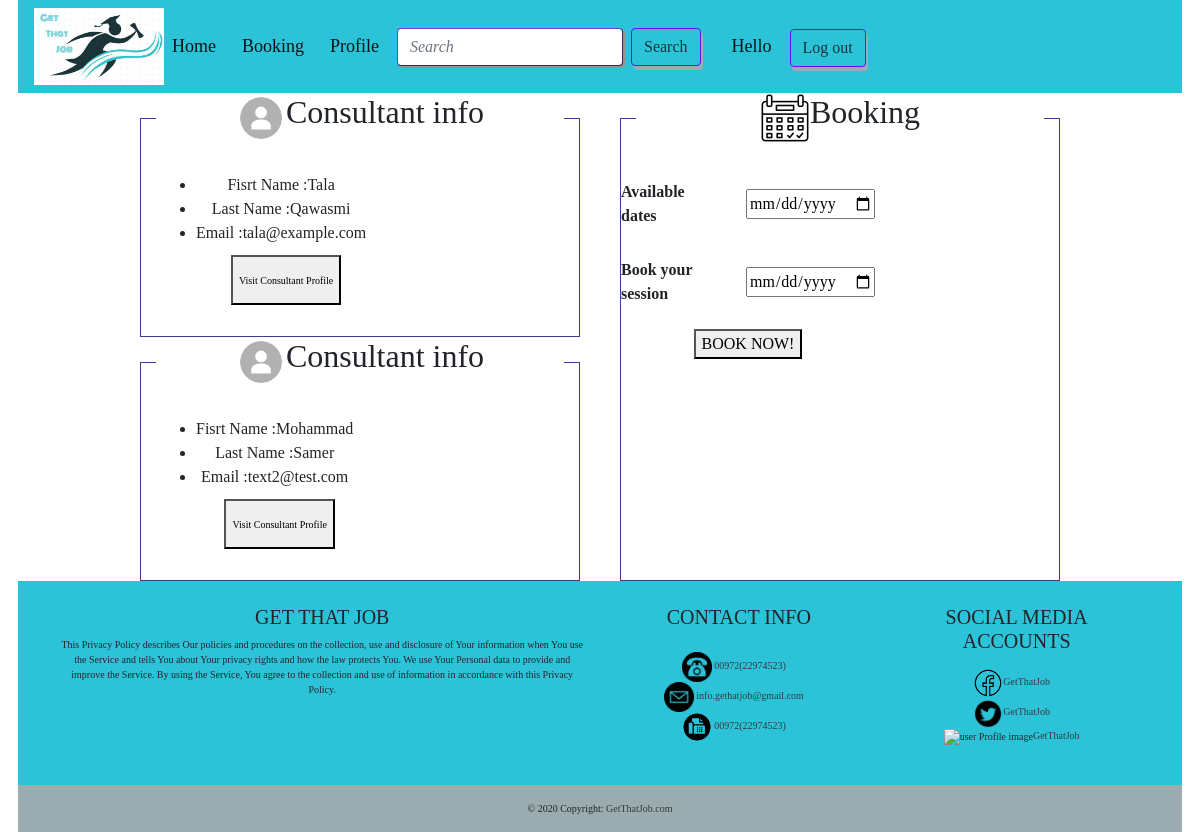
Screenshot of /booking (signed in) with the database file from the repository.
### get_that_job_app/models.py (models this page shows)
class User(models.Model):
    first_name=models.CharField(max_length=255)
    last_name=models.CharField(max_length=255)
    email=models.CharField(max_length=255)
    password=models.CharField(max_length=255)
    birthday=models.DateField(null = True)
    education=models.TextField(null=True)
    field_of_experience=models.TextField(null=True)
    image = models.ImageField(upload_to="images/",null=True)
    interests=models.TextField(null=True)
    about=models.TextField(null=True)
    role=models.ForeignKey(Role,related_name='role', on_delete=models.CASCADE,default=2) # foreignkey one to many  user with role
    created_at=models.DateTimeField(auto_now_add=True)
    updated_at=models.DateTimeField(auto_now=True)
    objects = UserManager()

### get_that_job_app/views.py (the view)
# urls.py: path('booking',views.booking),
def booking(request):
    context = models.all_users()
    return render(request,'Booking.html',context)

### get_that_job_app/models.py (called while the page is built)
def all_users():
    context = {
        "users": User.objects.filter(role = Role.objects.get(id=2)),
        "consultants": User.objects.filter(role = Role.objects.get(id=3)),
        "partners": Partner.objects.all(),
        "admins": User.objects.filter(role = Role.objects.get(id=1)),
        "all_users" : User.objects.all(),
    }
    return context

### get_that_job_app/templates/Booking.html (shortened to what this page needs)
<!DOCTYPE html>
<html lang="en">
<head>
    {% load static %}
    <link rel="stylesheet" href="https://stackpath.bootstrapcdn.com/bootstrap/4.3.1/css/bootstrap.min.css">
    <link rel="stylesheet" href="{% static 'css/style.css' %}">
</head>
<body>
    <div class="container">
        <nav class="navbar navbar-expand-lg navbar-light bg-light">
            <img src="{% static 'img/logo.jpg' %}" width="130px" />
            <div class="collapse navbar-collapse" id="navbarNav">
                <ul class="navbar-nav">
                    {% if  request.session.logged_user_info %}
                        <li class="nav-item active">
                            <a class="nav-link" href="/in">Home </a>
                        </li>
                        <li class="nav-item active">
                            <a class="nav-link" href="/booking">Booking</a>
                        </li>
                        <li class="nav-item active">
                            <a class="nav-link" href="/profile">Profile</a>
                        </li>
                        <li>
                            <form class="form-inline space">
                                <input name="product" id="product" class="form-control mr-sm-2" type="search" placeholder="Search" aria-label="Search">
                                <button class="btn btn-outline-success my-2 my-sm-0" type="submit">Search</button>
                            </form>
                        </li>
                    {% endif%}
                        {% if request.session.logged_user_info %}
                            <li class="nav-item active">
                                <a class="nav-link " href="/profile">Hello {{ request.session.logged_user_info.first_name }} {{request.session.logged_user_info.last_name}}</a>
                            </li>
                            <form class="form-inline" action="log_out"  method="POST">
                                <button class="btn btn-outline-success my-2 my-sm-0" type="submit">Log out</button>
                            </form>
                        {% endif%}
                </ul>
            </div>
        </nav>
        <main>
            <div class="consultant">
            {% for consultant in consultants %}
            <fieldset>
                <legend>
                    <img src="{% static 'img/profile-pic.png' %}" alt="user Profile image" height="50px" width="50px" /><h2>Consultant info</h2>
                </legend>
                <ul>
                    <li>Fisrt Name :{{consultant.first_name}}</li>
                    <li>Last Name :{{consultant.last_name}}</li>
                    <li>Email :{{consultant.email}}</li>
                    <button class="button_now" > Visit Consultant Profile</button>
                </ul>
            </fieldset>
            {% endfor %}
            </div>
            <fieldset>
                <legend>
                    <img src="{% static 'img/booking.png' %}" alt="user Profile image" height="50px" width="50px" /><h2>Booking</h2>
                </legend>
                <form action="/register" method="POST">
                    <div class="form-group row">
                        <label for="available_dates" class="col-form-label"> Available dates</label>
                        <div><input type="date" id="date" name="Available-date"></div>
                    </div>
                    <div class="form-group row">
                        <label for="last_name" class="col-form-label"> Book your session</label>
                        <div><input type="date" id="date" name="booking_session"></div>
                    </div>
                    <button class="bn">BOOK NOW!</button>
                </form>
            </fieldset>
        </main>
        <footer class="bg-light text-center text-lg-start">
            <div class="container p-4">
            <div class="row">
                <div class="col-lg-6 col-md-12 mb-4 mb-md-0" >
                <h5 class="text-uppercase">Get That Job</h5>
                <p>
                    This Privacy Policy describes Our policies and procedures on the collection,
                    use and disclosure of Your information when You use the Service and tells You
                    about Your privacy rights and how the law protects You.
                    We use Your Personal data to provide and improve the Service. By using the
                    Service, You agree to the collection and use of information in accordance with
                    this Privacy Policy.
                </p>
                </div>
                <div class="col-lg-3 col-md-6 mb-4 mb-md-0">
                <h5 class="text-uppercase">Contact info</h5>
                <br>
                <ul class="list-unstyled mb-0">
                    <li>
                        <img src="{% static 'img/phone.jpg' %}" alt="user Profile image" height="30px" width="30px" /><a href="#!" class="text-dark">  00972(22974523) </a>
                    </li>
                    <li>
                        <img src="{% static 'img/email.png' %}" alt="user Profile image" height="30px" width="30px" /><a href="#!" class="text-dark"> info.gethatjob@gmail.com</a>
                    </li>
                    <li>
                        <img src="{% static 'img/fax.png' %}" alt="user Profile image" height="30px" width="30px" /><a href="#!" class="text-dark"> 00972(22974523)</a>
                    </li>
                </ul>
                </div>
                <div class="col-lg-3 col-md-6 mb-4 mb-md-0">
                <h5 class="text-uppercase mb-0">Social media accounts</h5>
                <br>
                <ul class="list-unstyled">
                    <li>
                        <img src="{% static 'img/fb.png' %}" alt="user Profile image" height="30px" width="30px" /><a href="#!" class="text-dark">GetThatJob</a>
                    </li>
                    <li>
                        <img src="{% static 'img/twitter.png' %}" alt="user Profile image" height="30px" width="30px" /><a href="#!" class="text-dark">GetThatJob</a>
                    </li>
                    <li>
                        <img src="{% static 'img/linkedin.png' %}" alt="user Profile image" height="30px" width="30px" /><a href="#!" class="text-dark">GetThatJob</a>
                    </li>
                </ul>
                </div>
            </div>
            </div>
            <div class="text-center p-3" style="background-color: rgb(154 172 175)">
            © 2020 Copyright:
            <a class="text-dark" href="https://GetThatJob.com/">GetThatJob.com</a>
            </div>
        </footer>
</body>
</html>

### get_that_job_app/static/css/style.css (style rules this page uses)
body { font-family: cursive; }
.container { margin: 0 auto; padding: 0px; max-width: 97%; }
.form-control { border: 1px outset #6f42c1; }
form.form-inline { margin-top: 3px; }
li { padding-right: 10px; }
button.btn.btn-outline-success.my-2.my-sm-0 { color: rgb(27, 52, 56); background-color: rgb(44, 195, 217) ; border-color: #6610f2; box-shadow: 2px 4px rgb(154, 172, 175); margin-right: 13px; }
.bg-light { background-color: rgb(44 195 217) !important; }
a.nav-link { font-size: large; }
main { margin: 0 auto; width: 1000px; display: flex; justify-content: space-evenly; top: 10%; left: 13%; }
fieldset { border: 1px solid rgb(61, 61, 148); padding: 0px 15px 15px 15px; width: 440px; text-align: center; display: flex; }
legend { margin-bottom: 30px; display: flex; justify-content: center; }
.row { flex-wrap: nowrap; }
.form-group { display: flex; justify-content: space-around; align-items: center; }
label { width: 100px; }
.col-form-label { text-align: start; margin-right:25px; font-weight: bold; }
form { display: inline-block; }
.form-control { width: 240px; box-shadow: 2px 2px rgb(155, 144, 144); }
.btn { box-shadow: 2px 3px rgb(60, 60, 83); }
button.button_now { font-size: 10px; margin-top: 10px; height: 50px; }
footer.bg-light.text-center.text-lg-start { font-size: 10px; }

### rows the page displays
User: first_name "Tala", last_name "Qawasmi", email "tala@example.com"
User: first_name "Mohammad", last_name "Samer", email "text2@test.com"
